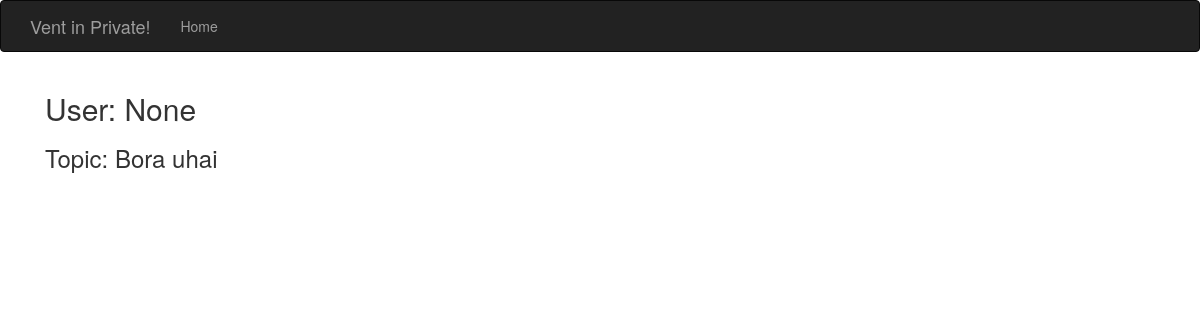
Before: /show_thoughts/20&Bora uhai with the older database file.
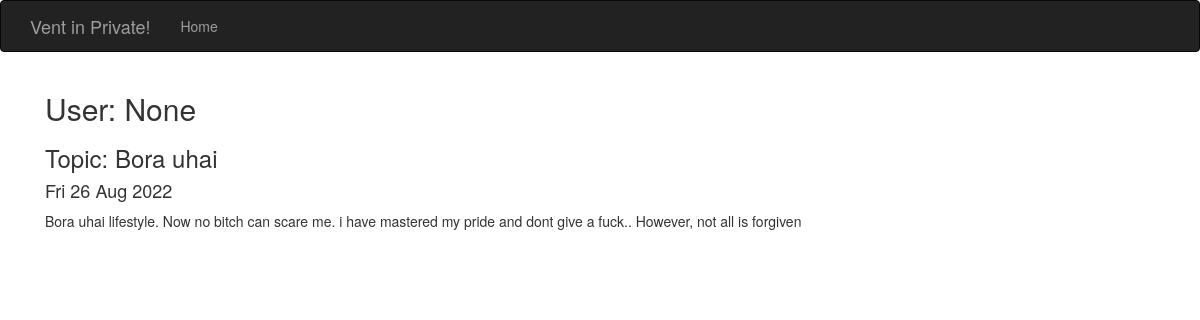
After: the same page with the newer database file.
### model.py (models this page shows, shortened)
class Thought(db.Model):
    __tablename__ = 'thoughts'
    id = db.Column(db.Integer, primary_key=True)
    content = db.Column(db.String(200), nullable=False)
    date_created = db.Column(db.DateTime, default=datetime.utcnow)
    topic_id = db.Column(db.Integer, db.ForeignKey('topics.id'))

### app.py (the view)
@app.route('/show_thoughts/<int:id>&<string:topic_name>')
def show_topic(id,topic_name):
    thoughts = Thought.query.filter_by(topic_id=id).all()
    return render_template('thought.html', thoughts=thoughts, topic_name=topic_name,name=session.get('name'))

### templates/thought.html
{% extends 'base.html'%}
{% block page_content%}
    <div class="container">
        <h2>User: {{name}}</h2>
        <h3>Topic: {{topic_name}}</h3>
        {% for thought in thoughts%}
        <div class="thought_item">
            <h4>{{thought.date_created.strftime("%a %d %b %Y")}}</h4>
            <p>
                {{thought.content}}
            </p>
        </div>
        {% endfor %}
    </div>
{% endblock %}

### templates/base.html (shortened to what this page needs)
{% extends 'bootstrap/base.html' %}
{% block head %}
{{super()}}
{% endblock %}
{% block navbar %}
    <div class="navbar navbar-inverse" role="navigation">
        <div class="container">
            <div class="navbar-header">
                <a class="navbar-brand" href="/">Vent in Private!</a>
            </div>
            <div class="navbar-collapse collapse">
                <ul class="nav navbar-nav">
                    <li><a href="/">Home</a></li>
                </ul>
            </div>
        </div>
    </div>
{% endblock %}
    {% block content %}
    <div class="container">
        {% block page_content %}{% endblock %}
    </div>
    {% endblock %}

Changed rows visible on the page:
added Thought: date_created "Fri 26 Aug 2022", content "Bora uhai lifestyle. Now no bitch can scare me. i have mastered my pride and dont give a fuck.. However, not all is forgiven"
